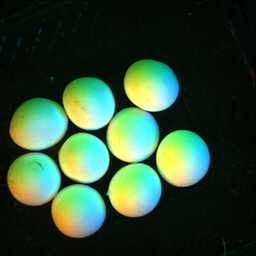
#> input picture resize.bmp, 256 x 256 px, shrunk from 512 x 512 before the run
$ python BilateralFilter_Sobel.py
#> lines starting #> are read from the running program, lines starting #| are printed output that depends on the picture; after the words box and inside, x2 and y2 are one past the last pixel; in counts of white or black regions, pixels touching at a corner belong together
"""
=======================================================
Simple image blur by convolution with a Gaussian kernel
=======================================================

Blur an an image (:download:`../../../../data/elephant.png`) using a
Gaussian kernel.

Convolution is easy to perform with FFT: convolving two signals boils
down to multiplying their FFTs (and performing an inverse FFT).

"""
import numpy as np
import statistics
import math
import cv2
from scipy import fftpack
from numpy import zeros
import matplotlib.pyplot as plt

#####################################################################
# The original image
#####################################################################

# read image
img = plt.imread('resize.bmp')
#> img is the input picture: shape (256, 256, 3); mean R, G, B 47.5, 76.2, 52.3
#img =cv2.resize(img,(200,200))
#bilateral_filtered_image = cv2.bilateralFilter(img, 5, 175, 175)

img = img/255
thold = 15
plt.figure()
plt.title('Raw')
plt.imshow(img)

# [4 lines of commented-out code are left out]

width, height, channels = img.shape
#> width = 256; height = 256; channels = 3

imga = zeros([width,height,3])
imgSobl = imga

t = imga[1,1]
#> t = [0, 0, 0]
sobelX =[[-1.0,0.0,1.0],[-2.0,0.0,2.0],[-1.0,0.0,1.0]]
sobelY =[-1.0,-2.0,-1.0],[0.0,0.0,0.0],[1.0,2.0,1.0]
imgSob = 0.0
tS =0.0
tSx = tS
tSy = tS

tr = t
#> tr = [0, 0, 0]

mat = 5
mp =1+(int)(mat/2)
ta = zeros([mat,mat,3])
#plt.figure()
#plt.imshow(imga)
#####################################################################
# Prepare an Gaussian convolution kernel
#####################################################################

# First a 1-D  Gaussian
t = np.linspace(-mat, mat, mat)  # esecentialy for loop starting at -10 ending at 10 with 30 steps

bump = np.exp(-0.1*t**2)  # Used to generate line that erodes in an expodential patern -10 to + 10 building a bell curve
bump /= np.trapz(bump) # normalize the integral to 1

#print ('bump',bump)

# make a 2-D kernel out of it
kernel = bump[:, np.newaxis] * bump[np.newaxis, :]

#print ('kernel',kernel)
for xk in range (0,(mat-1), 1):  # nested loop to parce through raw image
	for yk in range (0,(mat-1), 1):
		ta[xk,yk,0] = kernel[xk,yk]
		ta[xk,yk,1] = kernel[xk,yk]
		ta[xk,yk,2] = kernel[xk,yk]

for h in range (0,(height-1), 1):  # nested loop to parce through raw image
	for w in range (0,(width-1), 1):
		img[h,w] = (img[h,w,0] + img[h,w,1] + img[h,w,2])/3
#		print(img[h,w])
		if img[h,w,0] < 0.02:
			img[h,w] = [0,0,0]
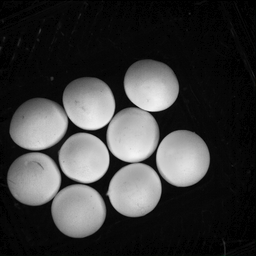
#> img: shape (256, 256, 3) float64; mean R, G, B 0.228, 0.229, 0.228

for h in range (mp,(height-mp), 1):  # nested loop to parce through raw image
	for w in range (mp,(width-mp), 1):
		tr = img[h,w]
#		trAvg = (tr[0]+tr[1]+tr[2])/3
		if tr[0] > 0.0:
			for xk in range (0,(mat-1), 1):  # nested loop to parce through raw image
				for yk in range (0,(mat-1), 1):
					intPixel = ((img[(h+(xk-mp)),(w+(yk-mp)),0])+(img[(h+(xk-mp)),(w+(yk-mp)),1])+(img[(h+(xk-mp)),(w+(yk-mp)),2]))/3
#					if (intPixel -(thold/255)) <= trAvg <= (intPixel + (thold/255)):
					t[0] += img[(h+(xk-mp)),(w+(yk-mp)),0]*ta[xk,yk,0]
					t[1] += img[(h+(xk-mp)),(w+(yk-mp)),1]*ta[xk,yk,1]
					t[2] += img[(h+(xk-mp)),(w+(yk-mp)),2]*ta[xk,yk,2]
# [4 lines of commented-out code are left out]
		else:
			t[0] = 0
			t[1] = 0
			t[2] = 0

#		print(intPixel)
		imga[h,w,0] = t[0]
		imga[h,w,1] = t[1]
		imga[h,w,2] = t[2]
		t[0] = 0
		t[1] = 0
		t[2] = 0
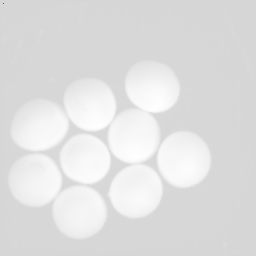
#> imga: shape (256, 256, 3) float64; mean R, G, B 0.226, 0.226, 0.227; drawn with min black and max white
#> after the loop, t = [0, 0, 0, 2.5, 5]

plt.figure()
plt.imshow(imga)
plt.title('Bilateral filter')

imga1 = np.uint8(imga*255)
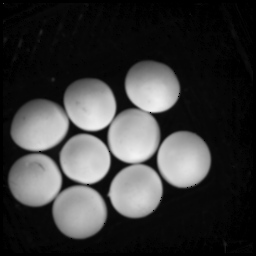
#> imga1: shape (256, 256, 3); mean R, G, B 57.3, 57.3, 57.3
cv2.imshow('Filtered Image ', imga1)
#cv2.waitKey(0)

for h in range (1,(height-2), 1):  # nested loop to parce through raw image
	for w in range (1,(width-2), 1):
		if imga[h,w,0] > 0.0:
#			tS = imga1[h,w,0]
			for xk in range (0,3,1):  # nested loop to parce through raw image
				for yk in range (0,3,1):
					tSx+=((sobelX[xk][yk])*imga1[((h-1)+xk),((w-1)+yk),0])
					tSy+=((sobelY[xk][yk])*imga1[((h-1)+xk),((w-1)+yk),0])
# [4 lines of commented-out code are left out]
			tS =math.sqrt(tSx*tSx + tSy*tSy)
#			print('tS :',tS)
			if tS >76:
				imgSobl[h,w,0] =tS
				imgSobl[h,w,1] =tS
				imgSobl[h,w,2] =tS
			else:
				imgSobl[h,w] = [0,0,0]
		tS = 0.0
		tSx = 0.0
		tSy = 0.0
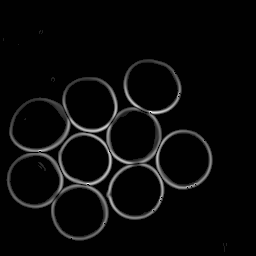
#> imgSobl: shape (256, 256, 3) float64; mean R, G, B 24.8, 24.8, 24.8; drawn with min black and max white


# [5 lines of commented-out code are left out]
imgSobl = imgSobl/(imgSobl.max()/255.0)
cv2.imshow('Edge Sobel', imgSobl)
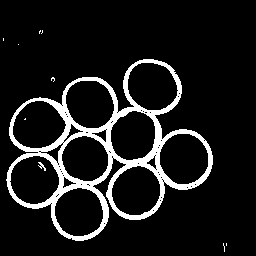
#> window 'Edge Sobel': shape (256, 256, 3); 10.4% white; 10 white regions (8 under 20 px), largest, box (x1, y1, x2, y2) and area: (6, 59, 213, 241) 6764, (38, 162, 46, 171) 28
#cv2.waitKey(0)
#imgSobl = imgSobl/255
plt.figure()
plt.imshow(imgSobl/255)
plt.title('Sobel Filter')

plt.show()

$ run again, with brace200.jpg saved as resize.bmp
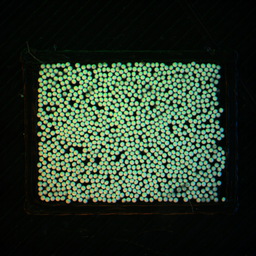
#> input picture brace200.jpg, 256 x 256 px, shrunk from 2046 x 2046 before the run
#> img is the input picture: shape (256, 256, 3); mean R, G, B 39.4, 55.4, 39.6
#> after the loop `for h in range (mp,(height-mp), 1):`:
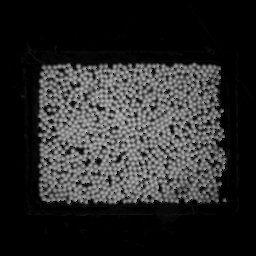
#> imga: shape (256, 256, 3) float64; min 0, max 0.737, mean 0.164
#> after the loop `for h in range (mp,(height-mp), 1):`: t = [0, 0, 0, 2.5, 5]
#> `cv2.imshow('Edge Sobel', imgSobl)`:
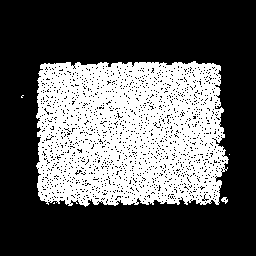
#> window 'Edge Sobel': shape (256, 256, 3); 35.4% white; 5 white regions (3 under 20 px), largest, box (x1, y1, x2, y2) and area: (36, 61, 229, 207) 23131, (221, 197, 228, 204) 29
